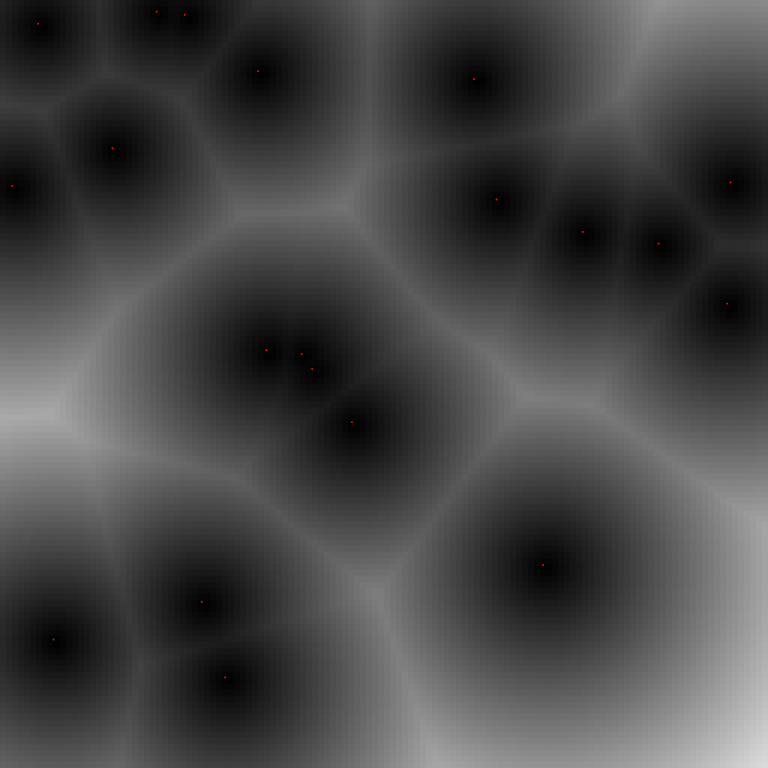
Frame 1 (no input)
Frame 60 (the mouse pressed at the canvas centre just before this capture): identical to frame 1, image omitted
Frame 120 (the mouse held since frame 60 and released just before this capture): identical to frame 1, image omitted

The Processing sketch that drew this single still picture (run headless with seeded random() and noise(); from frame 60 on, the mouse is pressed at the canvas centre):

// Processing sketch: mapGenV2
// ── mapGenV2.pde
static final int MAP_X = 128, MAP_Y = 128;
static final int VORONOI_NODE_COUNT = 20;
static final float WATER_LV = 0;

Cell[][] cells;
PVector[] vPoints;

void setup(){
  size(768, 768);
  
  cells = new Cell[MAP_X][MAP_Y];
  vPoints = new PVector[VORONOI_NODE_COUNT];
  
  float xcen = MAP_X/2, ycen = MAP_Y/2;
  float xoff = 0.05*128/MAP_X, yoff = 0.05*128/MAP_Y;
  
  for(int i = 0;i < VORONOI_NODE_COUNT;i++){
    vPoints[i] = new PVector(random(width), random(height));
  }
  
  for(int x = 0;x < MAP_X;x++){
    for(int y = 0;y < MAP_Y;y++){
      float cDist = map(dist(xcen, ycen, x, y), 0, dist(xcen, ycen, 0, 0), 0, -1);
      float[] distance = new float[vPoints.length];
      for(int i = 0;i < vPoints.length;i++){
        distance[i] = dist(x*(width/128), y*(height/128), vPoints[i].x, vPoints[i].y);
      }
      float[] sorted = sort(distance);
      float vDist = min(max(sorted[0]/2*255/(width/sqrt(VORONOI_NODE_COUNT)),0),255);
      cells[x][y] = new Cell(vDist);
    }
  }
}

void draw(){
  float xstep = 768/MAP_X, ystep = 768/MAP_Y;
  for(int x = 0;x < MAP_X;x++){
    for(int y = 0;y < MAP_Y;y++){
      cells[x][y].renderTile(x*xstep, y*ystep, xstep, ystep);
    }
  }
  for(PVector p:vPoints){
    fill(255, 0, 0);
    ellipse(p.x, p.y, 2, 2);
  }
}

// ── Cell.pde
class Cell{
  
  float heightMap;
  
  Cell(float heightMap){
    this.heightMap = heightMap;
  }
  
  void renderTile(float x, float y, float w, float h){
    noStroke();
    fill(heightMap);
    if(heightMap<WATER_LV)
      fill(0, 0, 255);
    rect(x, y, w, h);
  }
  
}
